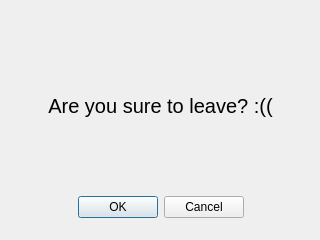
<?xml version="1.0" encoding="UTF-8"?>
<ui version="4.0">
 <class>ExitConfirm</class>
 <widget class="QDialog" name="ExitConfirm">
  <property name="geometry">
   <rect>
    <x>0</x>
    <y>0</y>
    <width>320</width>
    <height>240</height>
   </rect>
  </property>
  <property name="windowTitle">
   <string>Exit Confirm</string>
  </property>
  <widget class="QLabel" name="label">
   <property name="geometry">
    <rect>
     <x>10</x>
     <y>60</y>
     <width>301</width>
     <height>91</height>
    </rect>
   </property>
   <property name="font">
    <font>
     <family>Arial</family>
     <pointsize>15</pointsize>
     <weight>50</weight>
     <bold>false</bold>
    </font>
   </property>
   <property name="autoFillBackground">
    <bool>true</bool>
   </property>
   <property name="text">
    <string>Are you sure to leave? :((</string>
   </property>
   <property name="alignment">
    <set>Qt::AlignCenter</set>
   </property>
  </widget>
  <widget class="QDialogButtonBox" name="buttonBox">
   <property name="geometry">
    <rect>
     <x>10</x>
     <y>192</y>
     <width>301</width>
     <height>31</height>
    </rect>
   </property>
   <property name="standardButtons">
    <set>QDialogButtonBox::Cancel|QDialogButtonBox::Ok</set>
   </property>
   <property name="centerButtons">
    <bool>true</bool>
   </property>
  </widget>
 </widget>
 <resources/>
 <connections/>
</ui>
